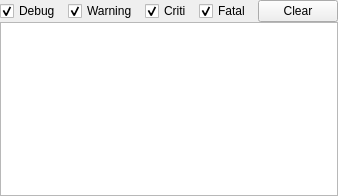
<?xml version="1.0" encoding="UTF-8"?>
<ui version="4.0">
 <class>MessageViewer</class>
 <widget class="QWidget" name="MessageViewer">
  <property name="geometry">
   <rect>
    <x>0</x>
    <y>0</y>
    <width>336</width>
    <height>196</height>
   </rect>
  </property>
  <property name="windowTitle">
   <string>Form</string>
  </property>
  <layout class="QVBoxLayout" name="verticalLayout">
   <property name="spacing">
    <number>0</number>
   </property>
   <property name="margin" stdset="0">
    <number>0</number>
   </property>
   <item>
    <layout class="QHBoxLayout" name="horizontalLayout">
     <property name="spacing">
      <number>7</number>
     </property>
     <item>
      <spacer name="horizontalSpacer">
       <property name="orientation">
        <enum>Qt::Orientation::Horizontal</enum>
       </property>
       <property name="sizeHint" stdset="0">
        <size>
         <width>40</width>
         <height>20</height>
        </size>
       </property>
      </spacer>
     </item>
     <item>
      <widget class="QCheckBox" name="debugCheckBox">
       <property name="text">
        <string>Debug</string>
       </property>
       <property name="checked">
        <bool>true</bool>
       </property>
      </widget>
     </item>
     <item>
      <widget class="QCheckBox" name="warningCheckBox">
       <property name="text">
        <string>Warning</string>
       </property>
       <property name="checked">
        <bool>true</bool>
       </property>
      </widget>
     </item>
     <item>
      <widget class="QCheckBox" name="critiCheckBox">
       <property name="text">
        <string>Criti</string>
       </property>
       <property name="checked">
        <bool>true</bool>
       </property>
      </widget>
     </item>
     <item>
      <widget class="QCheckBox" name="fatalCheckBox">
       <property name="text">
        <string>Fatal</string>
       </property>
       <property name="checked">
        <bool>true</bool>
       </property>
      </widget>
     </item>
     <item>
      <widget class="QPushButton" name="clearMsgBtn">
       <property name="text">
        <string>Clear</string>
       </property>
      </widget>
     </item>
    </layout>
   </item>
   <item>
    <widget class="QTextBrowser" name="msgTextBrowser"/>
   </item>
  </layout>
 </widget>
 <resources/>
 <connections/>
</ui>
